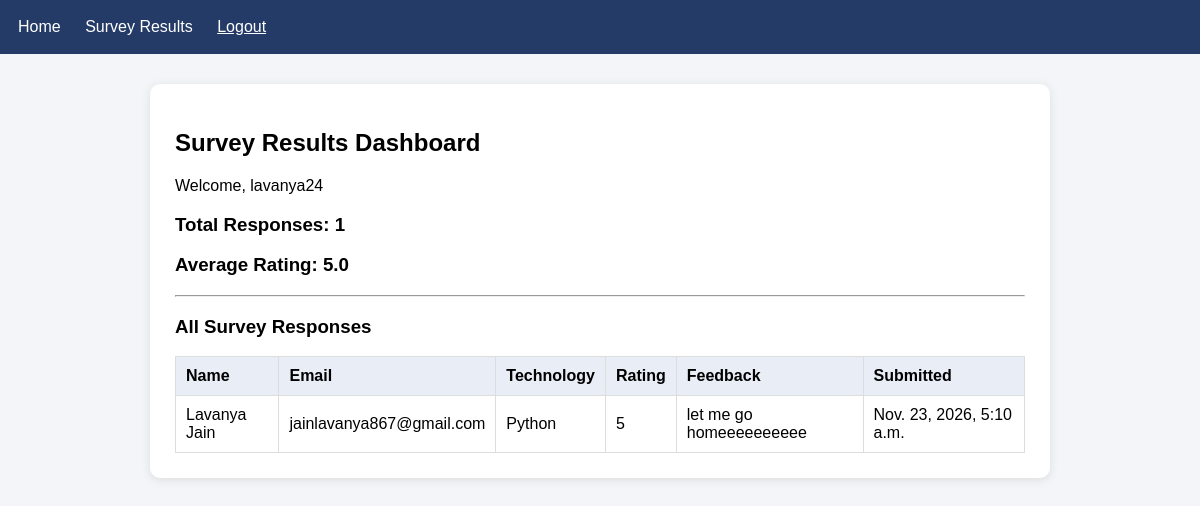
The page /results/ (signed in) on the database its author committed.
### survey/models.py (models this page shows, shortened)
class SurveyResponse(models.Model):
    TECHNOLOGY_CHOICES = [
        ('Python', 'Python'),
        ('Java', 'Java'),
        ('JavaScript', 'JavaScript'),
        ('Django', 'Django'),
        ('Other', 'Other'),
    ]
    RATING_CHOICES = [
        (1, '1 - Poor'),
        (2, '2 - Fair'),
        (3, '3 - Good'),
        (4, '4 - Very Good'),
        (5, '5 - Excellent'),
    ]
    name = models.CharField(max_length=100)
    email = models.EmailField()
    technology = models.CharField(
        max_length=30,
        choices=TECHNOLOGY_CHOICES
    )
    rating = models.IntegerField(
        choices=RATING_CHOICES
    )
    feedback = models.TextField()
    submitted_at = models.DateTimeField(
        auto_now_add=True
    )

### survey/views.py (the view)
# urls.py: path('results/', views.results, name='results'),
@login_required
def results(request):
    responses = SurveyResponse.objects.all().order_by(
        '-submitted_at'
    )
    total_responses = responses.count()
    average_rating = responses.aggregate(
        Avg('rating')
    )['rating__avg']
    context = {
        'responses': responses,
        'total_responses': total_responses,
        'average_rating': average_rating,
    }
    return render(
        request,
        'results.html',
        context
    )

### survey/templates/results.html
{% extends 'base.html' %}
{% block content %}
<h2>Survey Results Dashboard</h2>
<p>
    Welcome, {{ user.username }}
</p>
<h3>
    Total Responses: {{ total_responses }}
</h3>
<h3>
    Average Rating:
    {{ average_rating|floatformat:1 }}
</h3>
<hr>
<h3>All Survey Responses</h3>
<div class="table-wrapper">
<table>
    <thead>
        <tr>
            <th>Name</th>
            <th>Email</th>
            <th>Technology</th>
            <th>Rating</th>
            <th>Feedback</th>
            <th>Submitted</th>
        </tr>
    </thead>
    <tbody>
        {% for response in responses %}
        <tr>
            <td>{{ response.name }}</td>
            <td>{{ response.email }}</td>
            <td>{{ response.technology }}</td>
            <td>{{ response.rating }}</td>
            <td>{{ response.feedback }}</td>
            <td>{{ response.submitted_at }}</td>
        </tr>
        {% empty %}
        <tr>
            <td colspan="6">
                No survey responses yet.
            </td>
        </tr>
        {% endfor %}
    </tbody>
</table>
</div>
{% endblock %}

### survey/templates/base.html (shortened to what this page needs)
<!DOCTYPE html>
<html>
<head>
</head>
<body>
<nav>
    <a href="{% url 'home' %}">Home</a>
    {% if user.is_authenticated %}
        <a href="{% url 'results' %}">
            Survey Results
        </a>
        <form method="post"
              action="{% url 'logout' %}"
              class="logout-form">
            <button type="submit">Logout</button>
        </form>
    {% else %}
        <a href="{% url 'login' %}">Login</a>
    {% endif %}
</nav>
<div class="container">
    {% block content %}
    {% endblock %}
</div>
</body>
</html>

### survey/templates/base.html (style rules this page uses)
body { font-family: Arial, sans-serif; background: #f3f5f9; margin: 0; }
nav { background: #243b67; padding: 18px; color: white; }
nav a { color: white; text-decoration: none; margin-right: 20px; }
.container { max-width: 850px; margin: 30px auto; background: white; padding: 25px; border-radius: 10px; box-shadow: 0 2px 10px #ddd; }
button { background: #243b67; color: white; border: none; padding: 12px 20px; border-radius: 5px; cursor: pointer; }
.logout-form { display: inline; }
.logout-form button { background: transparent; padding: 0; font: inherit; text-decoration: underline; }
table { width: 100%; border-collapse: collapse; }
th, td { border: 1px solid #ddd; padding: 10px; text-align: left; }
th { background: #e8edf6; }
.table-wrapper { overflow-x: auto; }

### rows shown on the page
SurveyResponse: name "Lavanya Jain", email "jainlavanya867@gmail.com", technology "Python", rating "5", feedback "let me go homeeeeeeeeee", submitted_at "Nov. 23, 2026, 5:10 a.m."

### other values the page prints
{{ user.username }} "lavanya24"
{{ total_responses }} "1"
{{ average_rating|floatformat:1 }} "5.0"
